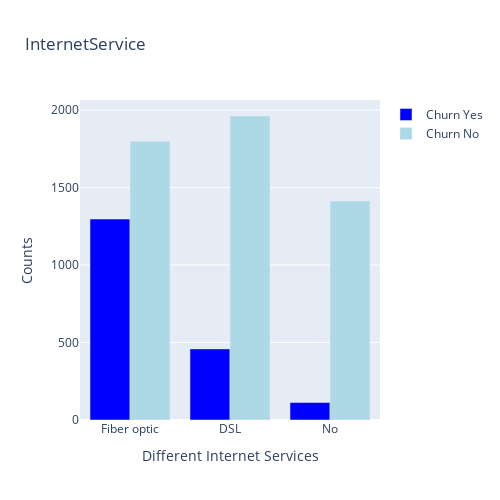

Here is the notebook cell this chart was saved with:
### Code cell
fig= go.Figure()
#Churn_yes
fig.add_trace(go.Bar(name='Churn Yes',
                     x=['Fiber optic','DSL','No'],
                     y=[1297,459,113],
                     marker_color='blue'))
#Churn_no
fig.add_trace(go.Bar(name='Churn No', 
                     x=['Fiber optic','DSL','No'], 
                     y=[1799,1962,1413], 
                     marker_color='lightblue'))
fig.update_layout(title='InternetService',
                 autosize=False,
                 width=500,
                 height=500)
fig.update_xaxes(title='Different Internet Services')
fig.update_yaxes(title='Counts' )
fig.show()

### Figure 1 — Plotly figure (JSON) as saved in the notebook; plotly's stock layout.template omitted (floating-point values rounded to 4 significant figures)
{"data": [{"marker": {"color": "blue"}, "name": "Churn Yes", "type": "bar", "x": ["Fiber optic", "DSL", "No"], "y": [1297, 459, 113]}, {"marker": {"color": "lightblue"}, "name": "Churn No", "type": "bar", "x": ["Fiber optic", "DSL", "No"], "y": [1799, 1962, 1413]}], "layout": {"autosize": false, "height": 500, "title": {"text": "InternetService"}, "width": 500, "xaxis": {"title": {"text": "Different Internet Services"}}, "yaxis": {"title": {"text": "Counts"}}}}
